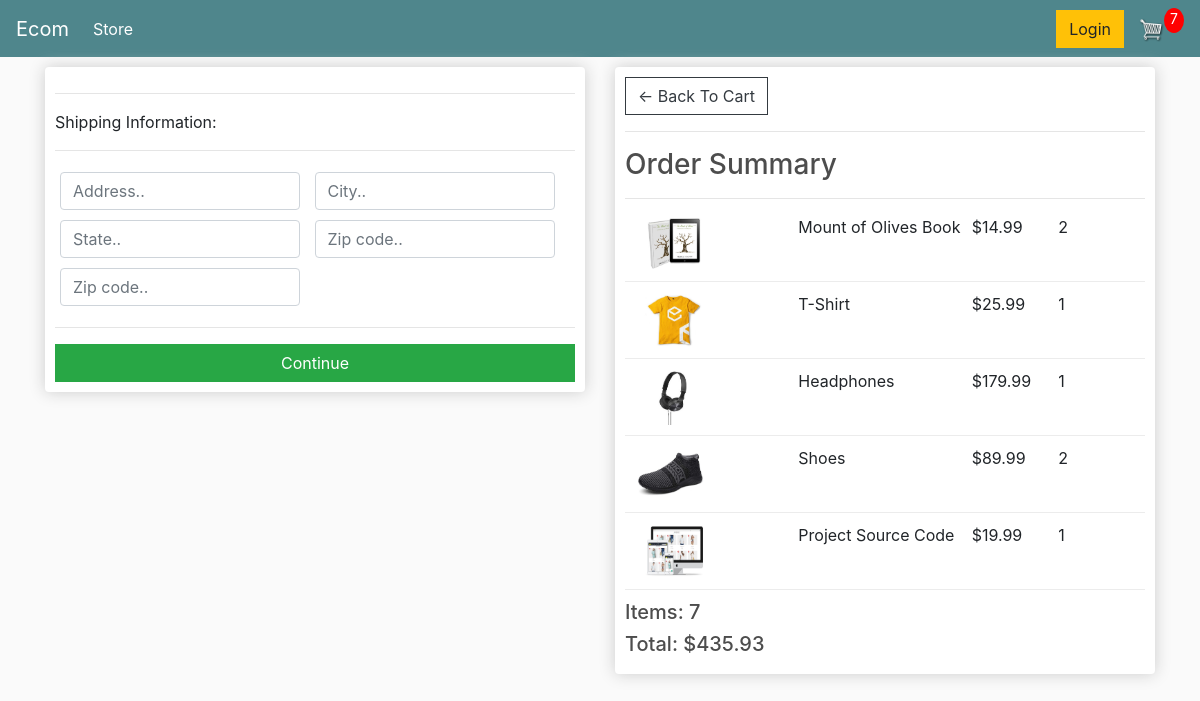
Before: /checkout/ (signed in) with the older database file.
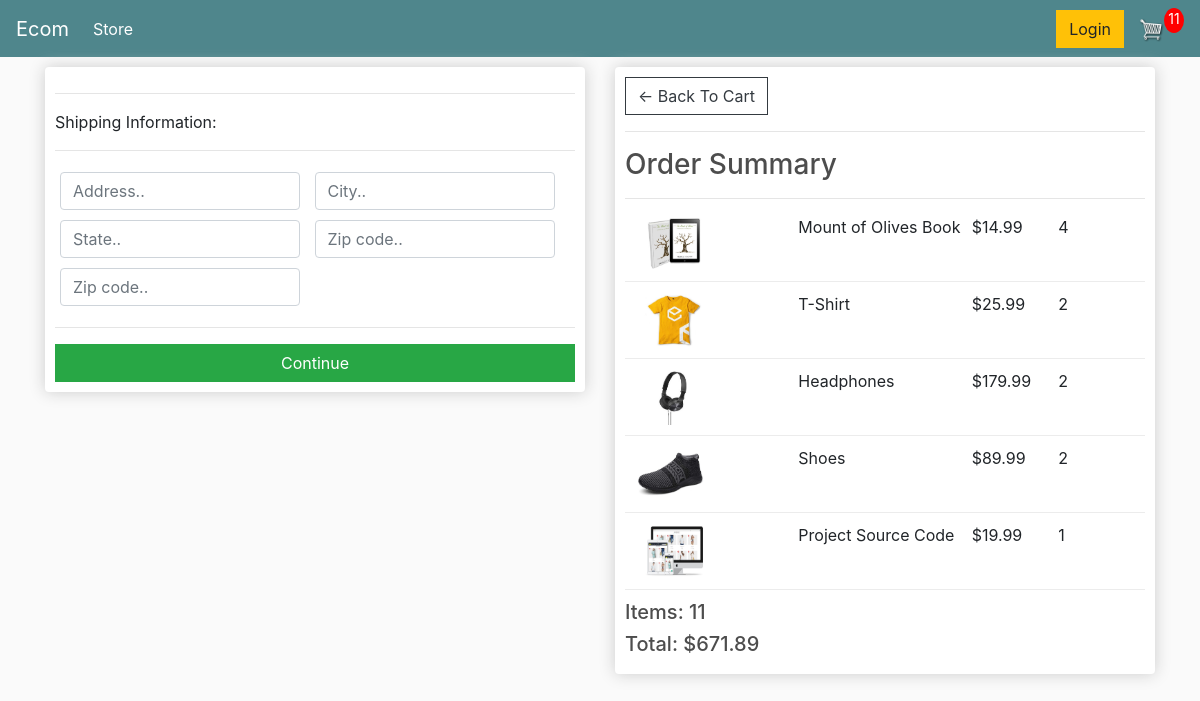
After: the same page with the newer database file.
### store/models.py (models this page shows, shortened)
class OrderItem(models.Model):
    product = models.ForeignKey(Product, on_delete=models.SET_NULL, blank=True, null=True)
    order = models.ForeignKey(Order, on_delete=models.SET_NULL, blank=True, null=True)
    quantity = models.IntegerField(default=0, null=True, blank=True)
    date_added = models.DateTimeField(auto_now_add=True)
    @property
    def get_total(self):
        total = self.product.price * self.quantity
        return total

class Order(models.Model):
    customer = models.ForeignKey(Customer, on_delete=models.SET_NULL, blank=True, null=True)
    date_ordered = models.DateTimeField(auto_now_add=True)
    complete = models.BooleanField(default=False, null=True, blank=False)
    transaction_id = models.CharField(max_length=200, null=True)
    @property
    def shipping(self):
        shipping = False
        orderItems = self.orderitem_set.all()
        for i in orderItems:
            if i.product.digital == False:
                shipping = True
        return shipping
    '''
    Returns the total value off all items in cart taking into account the quantity
    of each item
    '''
    @property
    def get_cart_total(self):
        orderitems = self.orderitem_set.all()
        total = sum(item.get_total for item in orderitems)
        return total
    '''
    Returns the sum total of the number of items of each type
    '''
    @property
    def get_cart_items(self):
        orderitems = self.orderitem_set.all()
        total = sum(item.quantity for item in orderitems)
        return total

class Product(models.Model):
    name = models.CharField(max_length=200, null=True)
    price = models.FloatField()
    digital = models.BooleanField(default=False, null=True, blank=False)
    image = models.ImageField(null=True, blank=True)
    @property
    def imageURL(self):
        try:
            url = self.image.url
        except:
            url = ''
        return url

### store/views.py (the view)
# urls.py: path('checkout/', views.checkout, name = 'checkout'),
def checkout(request):
    if request.user.is_authenticated:
        customer = request.user.customer
        order, created = Order.objects.get_or_create(customer=customer, complete=False)
        items = order.orderitem_set.all()
        cartItems = order.get_cart_items
    else:
        items = []
        order = {'get_cart_items': 0, 'get_cart_total': 0, 'shipping':False}
        cartItems = order['get_cart_items']
    context = {'items':items, 'order': order, 'cartItems': cartItems}
    return render(request, 'store/checkout.html', context)

### store/templates/store/checkout.html (shortened to what this page needs)
{% extends 'store/main.html' %}
{% load static %}
{% block content %}
  <div class="row">
    <div class="col-lg-6">
      <div class="box-element" id = "form-wrapper">
        <form id = "form">
          <div id = "shipping-info">
            <hr>
						<p>Shipping Information:</p>
						<hr>
						<div class="form-field">
							<input class="form-control" type="text" name="address" placeholder="Address..">
						</div>
						<div class="form-field">
							<input class="form-control" type="text" name="city" placeholder="City..">
						</div>
						<div class="form-field">
							<input class="form-control" type="text" name="state" placeholder="State..">
						</div>
						<div class="form-field">
							<input class="form-control" type="text" name="zipcode" placeholder="Zip code..">
						</div>
						<div class="form-field">
							<input class="form-control" type="text" name="country" placeholder="Zip code..">
						</div>
          </div>
          <hr>
          <input id="form-button" class="btn btn-success btn-block" type="submit" value="Continue">
        </form>
      </div>
      <br>
    </div>
    <div class="col-lg-6">
      <div class="box-element">
        <a class="btn btn-outline-dark" href="{% url 'cart' %}">&#x2190
        Back To Cart</a>
        <hr>
        <h3>Order Summary</h3>
        <hr>
        {% for item in items %}
        <div class="cart-row">
          <div style="flex:2"><img class = "row-image" src="{{ item.product.imageURL }}"></div>
          <div style="flex:2"><p>{{ item.product.name }}</p></div>
          <div style="flex:1"><p>${{ item.product.price|floatformat:2 }}</p></div>
          <div style="flex:1"><p>{{ item.quantity }}</p></div>
        </div>
        {% endfor %}
        <h5>Items: {{ order.get_cart_items }}</h5>
        <h5>Total: ${{ order.get_cart_total|floatformat:2 }}</h5>
      </div>
    </div>
  </div>
{% endblock %}

Changed rows visible on the page:
changed OrderItem "Mount of Olives Book": quantity "2" → "4"
changed OrderItem "T-Shirt": quantity "1" → "2"
changed OrderItem "Headphones": quantity "1" → "2"
changed through a linked row, Order: get_cart_items "7" → "11"; get_cart_total "435.93" → "671.89"
Other visible differences:
{{ cartItems }}: "7" → "11"
